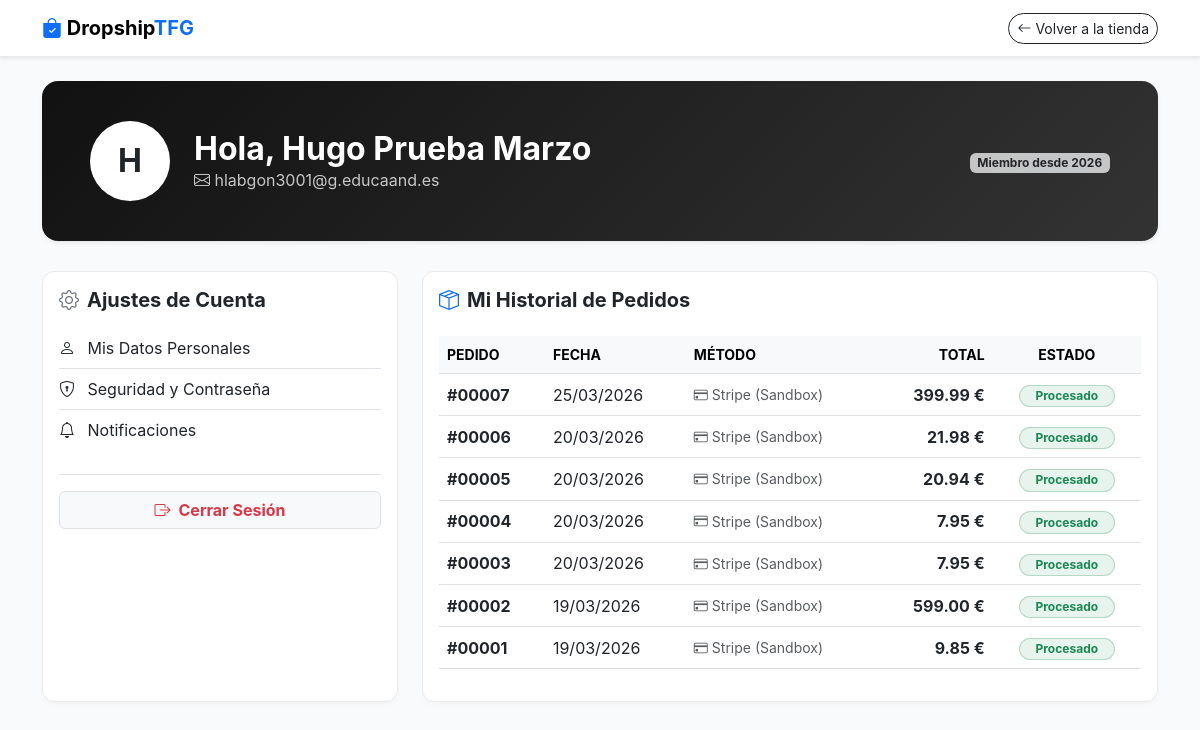
The page /perfil.php (signed in) on the database its author committed.
### tables this page shows
CREATE TABLE `usuarios` (
  `id` int(11) NOT NULL AUTO_INCREMENT,
  `nombre` varchar(100) NOT NULL,
  `email` varchar(100) NOT NULL,
  `password` varchar(255) NOT NULL,
  `rol` enum('admin','cliente') DEFAULT 'cliente',
  `fecha_registro` datetime DEFAULT current_timestamp(),
  `verificado` tinyint(1) DEFAULT 0,
  `token_verificacion` varchar(100) DEFAULT NULL,
  `notif_promos` tinyint(1) DEFAULT 1,
  `notif_pedidos` tinyint(1) DEFAULT 1,
  PRIMARY KEY (`id`),
  UNIQUE KEY `email` (`email`)
);

CREATE TABLE `pedidos` (
  `id` int(11) NOT NULL AUTO_INCREMENT,
  `usuario_id` int(11) NOT NULL,
  `total` decimal(10,2) NOT NULL,
  `metodo_pago` varchar(50) DEFAULT 'Stripe (Sandbox)',
  `fecha` datetime DEFAULT current_timestamp(),
  `stripe_session_id` varchar(255) DEFAULT NULL,
  PRIMARY KEY (`id`),
  KEY `usuario_id` (`usuario_id`),
  CONSTRAINT `pedidos_ibfk_1` FOREIGN KEY (`usuario_id`) REFERENCES `usuarios` (`id`)
);

### perfil.php (the view, shortened to what this page needs)
<?php
require 'includes/db.php';
$uid = $_SESSION['user_id'];
$sql_user = "SELECT nombre, email, fecha_registro FROM usuarios WHERE id = $uid";
$res_user = $conn->query($sql_user);
$usuario = $res_user->fetch_assoc();
$sql_pedidos = "SELECT id, total, fecha, metodo_pago FROM pedidos WHERE usuario_id = $uid ORDER BY fecha DESC";
$res_pedidos = $conn->query($sql_pedidos);
?>
<!DOCTYPE html>
<html lang="es">
<head>
    <link rel="stylesheet" href="estilos.css">
    <link href="https://cdn.jsdelivr.net/npm/bootstrap@5.3.0/dist/css/bootstrap.min.css" rel="stylesheet">
    <link rel="stylesheet" href="https://cdn.jsdelivr.net/npm/bootstrap-icons@1.10.5/font/bootstrap-icons.css">
</head>
<body>
    <nav class="navbar navbar-expand-lg navbar-light sticky-top shadow-sm mb-4">
        <div class="container">
            <a class="navbar-brand fw-bold" href="index.php">
                <i class="bi bi-bag-check-fill text-primary"></i> Dropship<span class="text-primary">TFG</span>
            </a>
            <div class="d-flex">
                <a href="index.php" class="btn btn-outline-dark btn-sm rounded-pill"><i class="bi bi-arrow-left"></i> Volver a la tienda</a>
            </div>
        </div>
    </nav>
    <div class="container">
        <div class="profile-header px-5 shadow-sm">
            <div class="row align-items-center">
                <div class="col-auto">
                    <div class="bg-white text-dark rounded-circle d-flex align-items-center justify-content-center" style="width: 80px; height: 80px; font-size: 2rem; font-weight: bold;">
                        <?php echo strtoupper(substr($usuario['nombre'], 0, 1)); ?>
                    </div>
                </div>
                <div class="col">
                    <h2 class="m-0 fw-bold">Hola, <?php echo htmlspecialchars($usuario['nombre']); ?></h2>
                    <p class="m-0 opacity-75"><i class="bi bi-envelope"></i> <?php echo htmlspecialchars($usuario['email']); ?></p>
                </div>
                <div class="col-auto text-end d-none d-md-block">
                    <span class="badge bg-light text-dark opacity-75">Miembro desde <?php echo date('Y', strtotime($usuario['fecha_registro'])); ?></span>
                </div>
            </div>
        </div>
        <div class="row">
            <div class="col-md-4 mb-4">
                <div class="card bg-white h-100">
                    <div class="card-body">
                        <h5 class="fw-bold mb-3"><i class="bi bi-gear text-secondary me-2"></i>Ajustes de Cuenta</h5>
                        <ul class="list-group list-group-flush">
                            <li class="list-group-item px-0"><a href="ajustes.php?seccion=datos" class="text-decoration-none text-dark"><i class="bi bi-person me-2"></i> Mis Datos Personales</a></li>
                            <li class="list-group-item px-0"><a href="ajustes.php?seccion=seguridad" class="text-decoration-none text-dark"><i class="bi bi-shield-lock me-2"></i> Seguridad y Contraseña</a></li>
                            <li class="list-group-item px-0"><a href="ajustes.php?seccion=notificaciones" class="text-decoration-none text-dark"><i class="bi bi-bell me-2"></i> Notificaciones</a></li>
                        </ul>
                        <div class="mt-4 pt-3 border-top">
                            <a href="logout.php" class="btn btn-light border w-100 text-danger fw-bold"><i class="bi bi-box-arrow-right me-2"></i>Cerrar Sesión</a>
                        </div>
                    </div>
                </div>
            </div>
            <div class="col-md-8 mb-4">
                <div class="card bg-white h-100">
                    <div class="card-body">
                        <h5 class="fw-bold mb-4"><i class="bi bi-box-seam text-primary me-2"></i>Mi Historial de Pedidos</h5>
                        <?php if ($res_pedidos && $res_pedidos->num_rows > 0): ?>
                            <div class="table-responsive">
                                <table class="table table-hover align-middle">
                                    <thead class="table-light text-muted small text-uppercase">
                                        <tr>
                                            <th>Pedido</th>
                                            <th>Fecha</th>
                                            <th>Método</th>
                                            <th class="text-end">Total</th>
                                            <th class="text-center">Estado</th>
                                        </tr>
                                    </thead>
                                    <tbody>
                                        <?php while ($pedido = $res_pedidos->fetch_assoc()): ?>
                                            <tr>
                                                <td class="fw-bold">#<?php echo str_pad($pedido['id'], 5, "0", STR_PAD_LEFT); ?></td>
                                                <td><?php echo date('d/m/Y', strtotime($pedido['fecha'])); ?></td>
                                                <td class="small text-muted"><i class="bi bi-credit-card me-1"></i><?php echo $pedido['metodo_pago']; ?></td>
                                                <td class="text-end fw-bold"><?php echo number_format($pedido['total'], 2); ?> €</td>
                                                <td class="text-center"><span class="badge bg-success bg-opacity-10 text-success border border-success border-opacity-25 rounded-pill px-3">Procesado</span></td>
                                            </tr>
                                        <?php endwhile; ?>
                                    </tbody>
                                </table>
                            </div>
                        <?php endif; ?>
                    </div>
                </div>
            </div>
        </div>
    </div>
</body>
</html>

### estilos.css (style rules this page uses)
:root { --bg-body: #f8fafc; --bg-card: #ffffff; --bg-nav: rgba(255, 255, 255, 0.85); --text-main: #0f172a; --text-muted: #64748b; --border-color: #e2e8f0; --hero-bg: linear-gradient(135deg, #f1f5f9 0%, #e2e8f0 100%); --card-shadow: 0 4px 6px -1px rgba(0, 0, 0, 0.05), 0 2px 4px -1px rgba(0, 0, 0, 0.03); --hover-shadow: 0 20px 25px -5px rgba(0, 0, 0, 0.1), 0 10px 10px -5px rgba(0, 0, 0, 0.04); --btn-add-bg: #0f172a; --btn-add-text: #ffffff; --img-opacity: 1; --input-bg: #f1f5f9; --input-border: #cbd5e1; --input-focus: #3b82f6; }
body { background-color: var(--bg-body) !important; color: var(--text-main); font-family: 'Inter', sans-serif; transition: background-color 0.3s ease, color 0.3s ease; }
.navbar { background: var(--bg-nav) !important; backdrop-filter: blur(12px); border-bottom: 1px solid var(--border-color); transition: all 0.3s ease; }

### perfil.php (style rules this page uses)
body { background-color: #f9f9f9; font-family: -apple-system, BlinkMacSystemFont, "Segoe UI", Roboto, sans-serif; }
.navbar { background: rgba(255, 255, 255, 0.95) !important; backdrop-filter: blur(10px); border-bottom: 1px solid #eaeaea; }
.profile-header { background: linear-gradient(135deg, #111 0%, #333 100%); color: white; padding: 40px 0; border-radius: 16px; margin-bottom: 30px; }
.card { border: 1px solid #eaeaea; border-radius: 12px; box-shadow: 0 4px 6px rgba(0,0,0,0.02); }

### rows shown on the page
usuarios: nombre "H", nombre "Hugo Prueba Marzo", email "hlabgon3001@g.educaand.es", fecha_registro "2026"
pedidos: id "00007", fecha "25/03/2026", metodo_pago "Stripe (Sandbox)", total "399.99"
pedidos: id "00006", fecha "20/03/2026", metodo_pago "Stripe (Sandbox)", total "21.98"
pedidos: id "00005", fecha "20/03/2026", metodo_pago "Stripe (Sandbox)", total "20.94"
pedidos: id "00004", fecha "20/03/2026", metodo_pago "Stripe (Sandbox)", total "7.95"
pedidos: id "00003", fecha "20/03/2026", metodo_pago "Stripe (Sandbox)", total "7.95"
pedidos: id "00002", fecha "19/03/2026", metodo_pago "Stripe (Sandbox)", total "599.00"
pedidos: id "00001", fecha "19/03/2026", metodo_pago "Stripe (Sandbox)", total "9.85"
